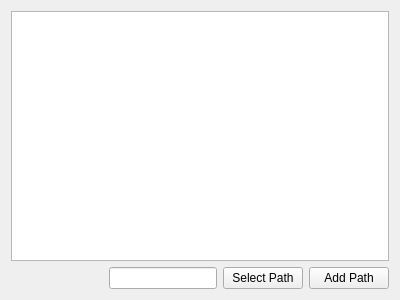
<?xml version="1.0" encoding="UTF-8"?>
<ui version="4.0">
 <class>Widget</class>
 <widget class="QWidget" name="Widget">
  <property name="geometry">
   <rect>
    <x>0</x>
    <y>0</y>
    <width>400</width>
    <height>300</height>
   </rect>
  </property>
  <property name="windowTitle">
   <string>Html Color</string>
  </property>
  <layout class="QVBoxLayout" name="verticalLayout">
   <item>
    <widget class="QListWidget" name="listWidget"/>
   </item>
   <item>
    <layout class="QHBoxLayout" name="horizontalLayout">
     <item>
      <spacer name="horizontalSpacer">
       <property name="orientation">
        <enum>Qt::Horizontal</enum>
       </property>
       <property name="sizeHint" stdset="0">
        <size>
         <width>17</width>
         <height>20</height>
        </size>
       </property>
      </spacer>
     </item>
     <item>
      <widget class="QLineEdit" name="lineEdit"/>
     </item>
     <item>
      <widget class="QPushButton" name="selectPathButton">
       <property name="text">
        <string>Select Path</string>
       </property>
      </widget>
     </item>
     <item>
      <widget class="QPushButton" name="addPathButton">
       <property name="text">
        <string>Add Path</string>
       </property>
      </widget>
     </item>
    </layout>
   </item>
  </layout>
 </widget>
 <layoutdefault spacing="6" margin="11"/>
 <resources/>
 <connections/>
</ui>
